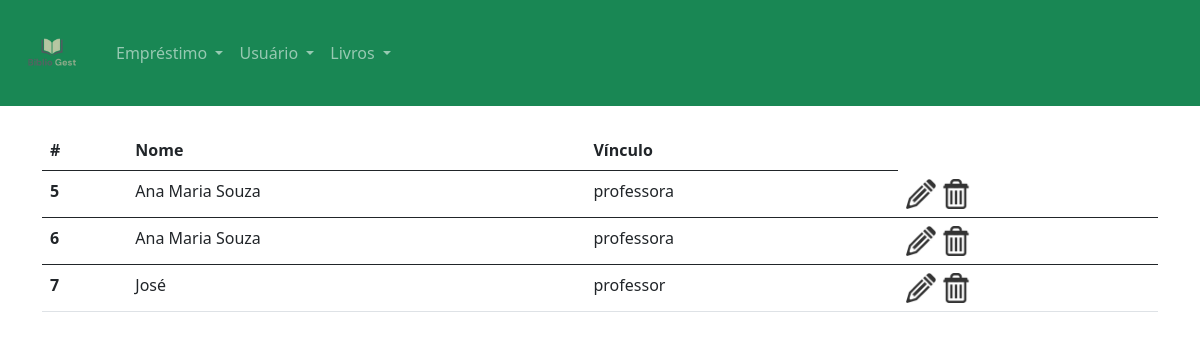
The app's page /usuario/list with its own data.
### app/models.py (models this page shows, shortened)
class Usuário(models.Model):
    nome = models.CharField(max_length=100)
    vinculo = models.CharField(max_length=10)

### app/views.py (the view)
# urls.py: path('usuario/list', usuario_list, name='usuario_list'),
def usuario_list(request):
    usuarios = Usuário.objects.all()
    return render(request, 'usuario_list.html',
                  {'usuarios': usuarios})

### templates/usuario_list.html (shortened to what this page needs)
{% extends "menu.html" %}
{% load static %}
{% block body %}
<div class="container">
    <br>
    <table class="table">
        <thead>
        <tr>
            <th scope="col">#</th>
            <th scope="col">Nome</th>
            <th scope="col">Vínculo</th>
        </tr>
        </thead>
        {% for usuario in usuarios %}
        <tbody>
        <tr>
            <th scope="row">{{ usuario.id }}</th>
            <td>{{ usuario.nome }}</td>
            <td>{{ usuario.vinculo }}</td>
            <td>
                <a href="{% url 'app:usuario_edit' usuario.id %}"><img src="{% static 'img/edit.png' %}" style="height: 30px"></a>
                <a id="data" data-bs-toggle="modal", onclick="deleteUsuario('{{ usuario.nome }}', '{{ usuario.id }}');" data-bs-target="#exampleModal"><img src="{% static 'img/del.png' %}" style="height: 30px"></a>
            </td>
        </tr>
        </tbody>
        {% endfor %}
    </table>
</div>
{% endblock %}

### records on screen
Usuário: id "5", nome "Ana Maria Souza", vinculo "professora"
Usuário: id "6", nome "Ana Maria Souza", vinculo "professora"
Usuário: id "7", nome "José", vinculo "professor"
